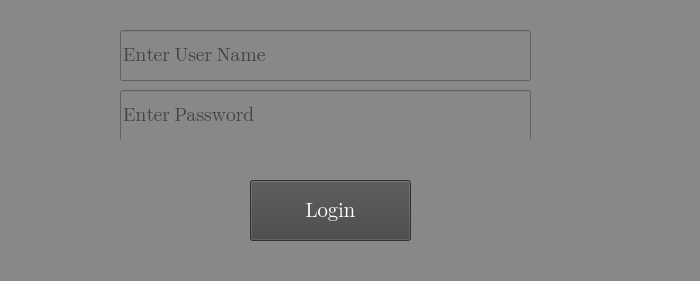
<?xml version="1.0" encoding="UTF-8"?>
<ui version="4.0">
 <class>Form</class>
 <widget class="QWidget" name="Form">
  <property name="enabled">
   <bool>true</bool>
  </property>
  <property name="geometry">
   <rect>
    <x>0</x>
    <y>0</y>
    <width>700</width>
    <height>281</height>
   </rect>
  </property>
  <property name="font">
   <font>
    <family>Segoe UI</family>
    <pointsize>21</pointsize>
    <weight>50</weight>
    <italic>false</italic>
    <bold>false</bold>
    <strikeout>false</strikeout>
   </font>
  </property>
  <property name="windowTitle">
   <string>Form</string>
  </property>
  <property name="autoFillBackground">
   <bool>false</bool>
  </property>
  <property name="styleSheet">
   <string notr="true">background-color: rgb(136, 136, 136);</string>
  </property>
  <widget class="QPushButton" name="pushButton">
   <property name="geometry">
    <rect>
     <x>250</x>
     <y>180</y>
     <width>161</width>
     <height>61</height>
    </rect>
   </property>
   <property name="font">
    <font>
     <family>Segoe UI Emoji</family>
     <pointsize>15</pointsize>
    </font>
   </property>
   <property name="styleSheet">
    <string notr="true">background-color: rgb(68, 68, 68);
color: rgb(255, 255, 255);</string>
   </property>
   <property name="text">
    <string>Login</string>
   </property>
  </widget>
  <widget class="QLineEdit" name="lineEdit">
   <property name="geometry">
    <rect>
     <x>120</x>
     <y>30</y>
     <width>411</width>
     <height>51</height>
    </rect>
   </property>
   <property name="font">
    <font>
     <family>Segoe UI Emoji</family>
     <pointsize>14</pointsize>
    </font>
   </property>
   <property name="placeholderText">
    <string>Enter User Name</string>
   </property>
  </widget>
  <widget class="QLineEdit" name="lineEdit_2">
   <property name="geometry">
    <rect>
     <x>120</x>
     <y>90</y>
     <width>411</width>
     <height>51</height>
    </rect>
   </property>
   <property name="font">
    <font>
     <family>Segoe UI Emoji</family>
     <pointsize>14</pointsize>
    </font>
   </property>
   <property name="echoMode">
    <enum>QLineEdit::Password</enum>
   </property>
   <property name="placeholderText">
    <string>Enter Password</string>
   </property>
  </widget>
  <widget class="QLabel" name="label">
   <property name="enabled">
    <bool>true</bool>
   </property>
   <property name="geometry">
    <rect>
     <x>80</x>
     <y>140</y>
     <width>601</width>
     <height>31</height>
    </rect>
   </property>
   <property name="font">
    <font>
     <pointsize>12</pointsize>
    </font>
   </property>
   <property name="styleSheet">
    <string notr="true">color: rgb(255, 255, 255);</string>
   </property>
   <property name="text">
    <string/>
   </property>
  </widget>
 </widget>
 <resources/>
 <connections/>
</ui>
